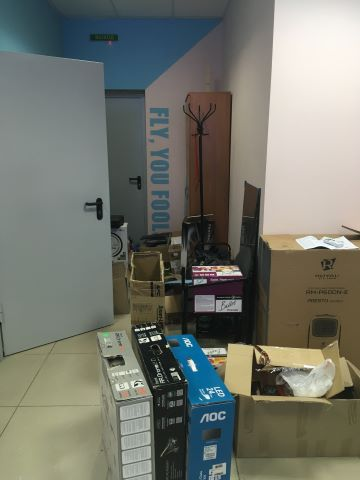
#> input picture image/img2.jpg, 360 x 480 px
$ python Task2.py
#> lines starting #> are read from the running program, lines starting #| are printed output that depends on the picture; long printed decimals are rounded
# Aman Kumar
# 2020CSB1153
# Task 2


# importing relevant libraries
import numpy as np
import matplotlib.pyplot as plt
from skimage import data
from skimage.color import *
from skimage import feature
from skimage.filters import laplace
from skimage.transform import resize
from skimage.io import imread

# Function to calculate convolution
def convolution(img , kernel):
    img_r , img_c = img.shape
    krnl_r , krnl_c = kernel.shape

    op = np.zeros((img_r,img_c))

    ht = int((krnl_r-1)/2)
    wd = int((krnl_c-1)/2)

    pad_img = np.zeros((img_r + 2*ht , img_c + 2*wd))

    for i in range(img_r):
        for j in range(img_c):
            pad_img[i+ht][j+wd] = img[i][j]

    for i in range(img_r):
        for j in range(img_c):
            prod = kernel
            arr = pad_img[i:i+krnl_r,j:j+krnl_c]
            prod = prod*arr
            for i1 in range(krnl_r):
                for j1 in range(krnl_c):
                    op[i][j] += prod[i1][j1]

    return op


# Function to calculate Variance of Laplacian
def LaplacianVariance(inputImg):
    opr = np.array([[0,1,0], [1, -4, 1], [0, 1, 0]])
    res = laplace(inputImg,ksize=3)

    var = np.mean((res - res.mean())**2)

    return var


# Sigmoid function calculator
def sigmoid_function(val):
    x = (150.0-val)/255.0
    res = 1 + np.e**(x)
    res = 1.0/res

    return 1-res

# BlurOrNot function to check if the given image is blurred or not
def BlurOrNot(img):
    var = LaplacianVariance(img)
    var = var*255*255
    res = sigmoid_function(var)
    if(res < 0.5):
        print("The Image is Not Blurred")
    else:
        print("The Image is Blurred")
    print("Probability of Blurred : ",res)


# Main Function
if __name__ == '__main__':
    inputImg = imread('image/img2.jpg')
#> inputImg is the input picture: shape (480, 360, 3); mean R, G, B 115.8, 117.8, 108.7
    if len(inputImg.shape)==3:
        inputImg = rgb2gray(inputImg)
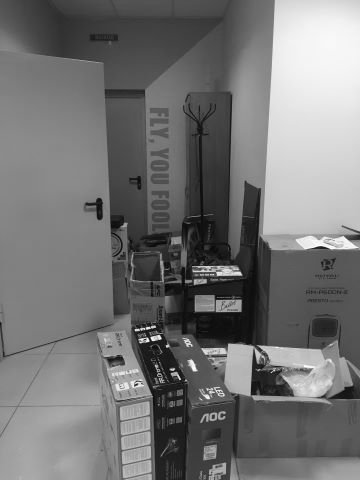
#> inputImg: shape (480, 360) float64; min 0.0129, max 0.998, mean 0.458
    BlurOrNot(inputImg)
#> in LaplacianVariance, `res = laplace(inputImg,ksize=3)`:
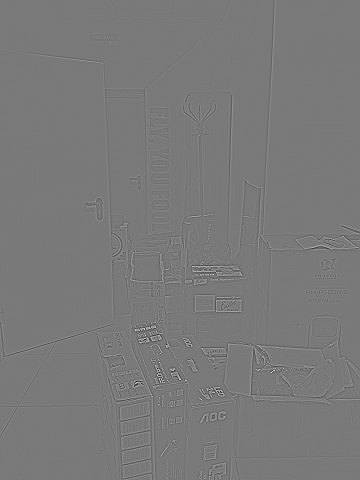
#> res: shape (480, 360) float64; min -1.88, max 2.06, mean 3.01e-19; drawn with min black and max white
#> in LaplacianVariance, `var = np.mean((res - res.mean())**2)`: var = 0.0106
#> in BlurOrNot, `var = var*255*255`: var = 690.7
#> in sigmoid_function, `x = (150.0-val)/255.0`: x = -2.12
#> in sigmoid_function, `res = 1 + np.e**(x)`: res = 1.12
#> in sigmoid_function, `res = 1.0/res`: res = 0.893
#> in BlurOrNot, `res = sigmoid_function(var)`: res = 0.107
#| Probability of Blurred :  0.1071

$ run again, with image/img1.jpg copied over image/img2.jpg
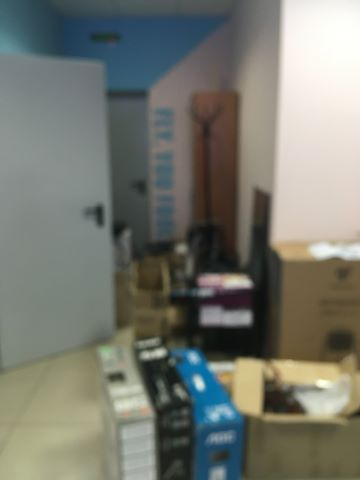
#> input picture image/img1.jpg, 360 x 480 px
#> inputImg is the input picture: shape (480, 360, 3); mean R, G, B 118.6, 120.6, 111.7
#> `inputImg = rgb2gray(inputImg)`:
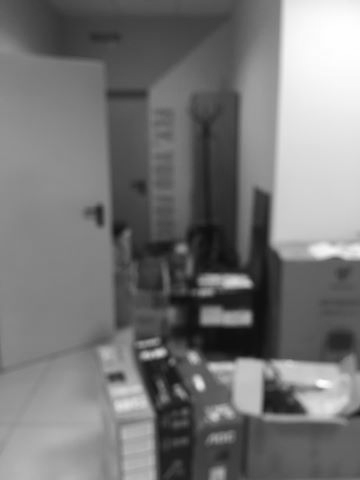
#> inputImg: shape (480, 360) float64; min 0.0563, max 0.999, mean 0.469
#> in LaplacianVariance, `res = laplace(inputImg,ksize=3)`:
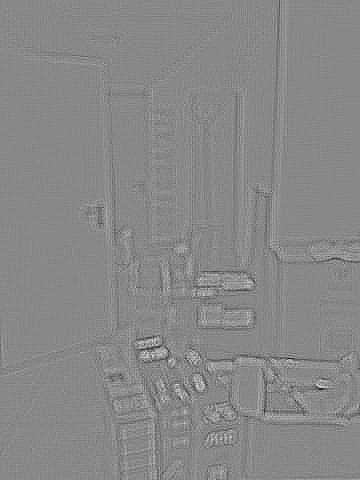
#> res: shape (480, 360) float64; min -0.182, max 0.158, mean -6.86e-19; drawn with min black and max white
#> in LaplacianVariance, `var = np.mean((res - res.mean())**2)`: var = 0.00015
#> in BlurOrNot, `var = var*255*255`: var = 9.77
#> x = 0.55
#> in sigmoid_function, `res = 1 + np.e**(x)`: res = 2.73
#> in sigmoid_function, `res = 1.0/res`: res = 0.366
#> in BlurOrNot, `res = sigmoid_function(var)`: res = 0.634
#| Probability of Blurred :  0.6341

$ run again, with image/img3.jpg copied over image/img2.jpg
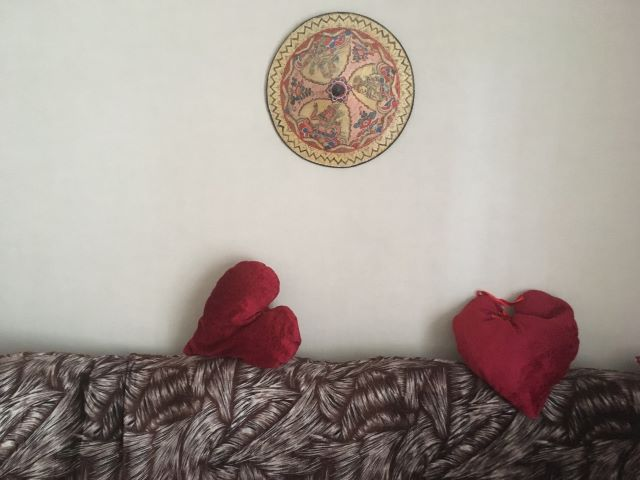
#> input picture image/img3.jpg, 640 x 480 px
#> inputImg is the input picture: shape (480, 640, 3); mean R, G, B 163.5, 152.5, 145.8
#> `inputImg = rgb2gray(inputImg)`:
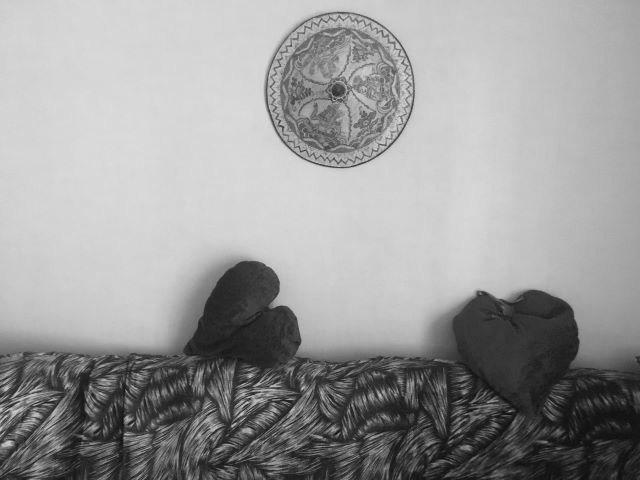
#> inputImg: shape (480, 640) float64; min 0.0195, max 0.874, mean 0.605
#> in LaplacianVariance, `res = laplace(inputImg,ksize=3)`:
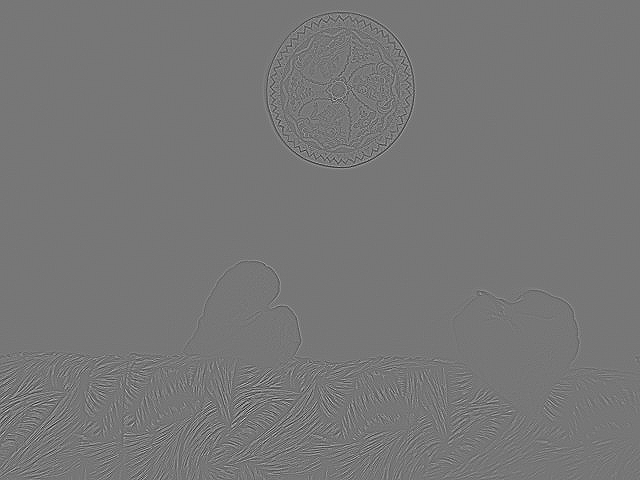
#> res: shape (480, 640) float64; min -1.29, max 1.47, mean 5.12e-19; drawn with min black and max white
#> in LaplacianVariance, `var = np.mean((res - res.mean())**2)`: var = 0.0127
#> in BlurOrNot, `var = var*255*255`: var = 822.9
#> x = -2.64
#> in sigmoid_function, `res = 1 + np.e**(x)`: res = 1.07
#> in sigmoid_function, `res = 1.0/res`: res = 0.933
#> in BlurOrNot, `res = sigmoid_function(var)`: res = 0.0667
#| Probability of Blurred :  0.06669
